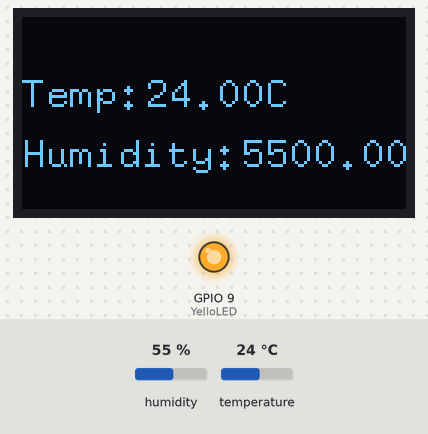
A sketch run on a simulated ESP32-S3. Parts: 128×64 one-colour display, output pins drawn as LEDs (lit = HIGH). The inputs (shaded band) are chosen by the test bench; at power-on: humidity 55 %, temperature 24 °C. WiFi joins after 1.5 s; servers stay silent unless stated; no MQTT or app messages arrive unless stated; what the sketch prints to the serial monitor is not drawn.

Above: at 21.8 s.

The sketch:

dht20_oled_mqtt.ino
```cpp
#include <WiFi.h>
#include <U8g2lib.h>
#include <DFRobot_DHT20.h>
#include <HttpClient.h>
#include <PubSubClient.h>
#include <ArduinoJson.h>

#ifdef U8X8_HAVE_HW_SPI
#include <SPI.h>
#endif
#ifdef U8X8_HAVE_HW_I2C
#include <Wire.h>
#endif


#define MQTT_RECONNECT_INTERVAL 100  // millisecond
#define MQTT_LOOP_INTERVAL 800       // millisecond

U8G2_SSD1306_128X64_NONAME_F_HW_I2C u8g2(U8G2_R2, /* reset=*/ U8X8_PIN_NONE);

DFRobot_DHT20 dht20;
int YelloLED = 9;

char ssid[] = "your_ssid";     // your network SSID (name)
char pass[] = "your_passwd";  // your network password
int status  = WL_IDLE_STATUS;    // the Wifi radio's status
long lastTime = 0;

WiFiClient wifiClient;
PubSubClient mqttClient(wifiClient);
char json_output[300];

unsigned long CurrentTime,preTime;
const int intervalSwitch = 5000;

unsigned long GetDataCurrentTime,GetDatapreTime;
const int GetDataintervalSwitch = 1000;
double TempVale,HumidityValue;


char mqttServer[]     = "iiot.ideaschain.com.tw";
char clientId[]       = "A1PICO888999";
char publishTopic[]   = "v1/devices/me/telemetry";
char subscribeTopic[] = "v1/devices/me/telemetry";
char subscribeTopicRPC[] = "v1/devices/me/rpc/request/+";  // RPC MQTT

char username[] = "FRgnCF0TDz4LGGTWvuuf";  // device access token(存取權杖)
char password[] = "";                      // no need password
int fontWitdh;

void mqtt_callback(char* topic, byte* payload, unsigned int msgLength) {
  char temp[80];
  JsonDocument mqttTemp;
  sprintf(temp, "Message arrived with Topic [%s]\n  Data Length: [%d], Payload: [", topic, msgLength);
  Serial.print(temp);
  Serial.write(payload, msgLength);
  Serial.println("]");

  deserializeJson(mqttTemp, payload);
  String Str2 = mqttTemp["params"];
  String Str1 = mqttTemp["method"];
  Serial.print("params = ");
  Serial.println(Str2);
  Serial.print("method = ");
  Serial.println(Str1);

  if(Str1 == "setValueOUT")
  {
    if(Str2 == "false")
    {
      digitalWrite(YelloLED, HIGH);
    }
    else
    {
      digitalWrite(YelloLED, LOW);
    }
  }

}

void reconnect()
{

    // Loop until we're reconnected
    while (!(mqttClient.connected())) {
        Serial.print("Attempting MQTT connection...");
        // Attempt to connect
        if (mqttClient.connect(clientId, username, password)) {
            Serial.println("connected");
            //mqttClient.subscribe(subscribeTopic);
            mqttClient.subscribe(subscribeTopicRPC);
        } else {
            Serial.print("failed, rc=");
            Serial.print(mqttClient.state());
            Serial.println(" try again in 5 seconds");
            // Wait 5 seconds before retrying
            delay(5000);
        }
    }


}

void sendMQTT()
{
  JsonDocument doc;


  doc["Temp"] = TempVale;
  doc["Humi"] = HumidityValue;

  serializeJson(doc, json_output);

  if (!mqttClient.connected()) {
      Serial.println("Attempting MQTT connection");
      mqttClient.connect(clientId, username, password);
  }

    if (mqttClient.connected()) {
        mqttClient.publish(publishTopic, json_output);
    }

}


void setup()
{
	Serial.begin(115200);
  pinMode(YelloLED, OUTPUT);
  digitalWrite(YelloLED, HIGH);

  u8g2.begin();
  u8g2.setFont(u8g2_font_8x13_mf);
  u8g2.setFontPosTop();
  fontWitdh = u8g2.getMaxCharWidth();

   //初始化 dht20
   while(dht20.begin()){
      Serial.println("Initialize sensor failed");
      delay(1000);
   }

    while (status != WL_CONNECTED) {
        Serial.print("Attempting to connect to SSID: ");
        Serial.println(ssid);
        // Connect to WPA/WPA2 network. Change this line if using open or WEP network:
        status = WiFi.begin(ssid, pass);

        // wait 10 seconds for connection:
        delay(10000);
    }


    mqttClient.setServer(mqttServer, 1883);
    mqttClient.setCallback(mqtt_callback);
    // Allow the hardware to sort itself out
    delay(1500);


   u8g2.clear();
   u8g2.drawStr(0,20,"Temp: ");
   u8g2.drawStr(0,40,"Humidity:");
   u8g2.sendBuffer();
}

void loop()
{
    if (!(mqttClient.connected())) {
        reconnect();
    }

   GetDataCurrentTime = millis();
   if(GetDataCurrentTime - GetDatapreTime > GetDataintervalSwitch){
    GetDatapreTime = GetDataCurrentTime;

      TempVale = dht20.getTemperature();  //讀取溫度
      Serial.print("Temp: ");    //將結果印出來
      Serial.print(TempVale);
      Serial.println("C");

      delay(1);

      HumidityValue = dht20.getHumidity() * 100; //讀取濕度
      Serial.print("Humidity: "); //將結果印出來
      Serial.print(HumidityValue);
      Serial.println("%");

      u8g2.setCursor(fontWitdh * 5 + 1,20);

      u8g2.updateDisplay();
      delay(1);
      u8g2.setCursor(fontWitdh * 5 + 1,20);
      u8g2.print(TempVale);
      u8g2.print("C");
      u8g2.updateDisplay();
      delay(1);
      u8g2.setCursor(fontWitdh * 9 + 1,40);

      u8g2.updateDisplay();
      delay(1);
      u8g2.setCursor(fontWitdh * 9 + 1,40);
      u8g2.print(HumidityValue);
      u8g2.updateDisplay();

   }


   CurrentTime = millis();
   if(CurrentTime - preTime > intervalSwitch){
		preTime = CurrentTime;

    sendMQTT();

   }

   mqttClient.loop();
}
```
